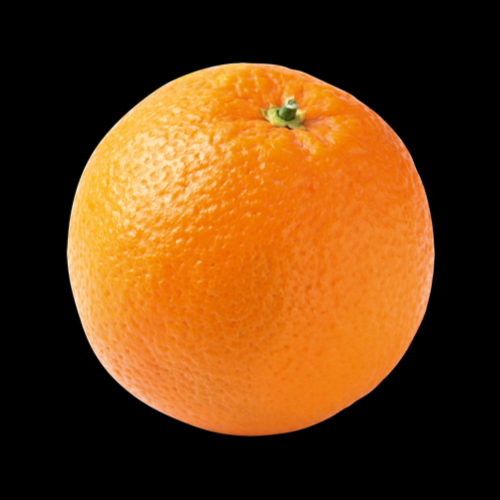
#> input picture orange.png, 500 x 500 px, found by its file name
$ jupyter execute OpenCV.ipynb
#> lines starting #> are read from the running program, lines starting #| are printed output that depends on the picture; after the words box and inside, x2 and y2 are one past the last pixel; in counts of white or black regions, pixels touching at a corner belong together
<a href="https://colab.research.google.com/github/DaryllBanal1030/CpE0332.1-1-Elective-3/blob/main/OpenCV.ipynb" target="_parent"></a>

[cell 1]
import cv2
from google.colab.patches import cv2_imshow
img = cv2.imread('/content/orange.png')
#> img is the input picture: shape (500, 500, 3); mean B, G, R 18.8, 60.4, 103.3
cv2_imshow(img)
gray = cv2.cvtColor(img, cv2.COLOR_BGR2GRAY)
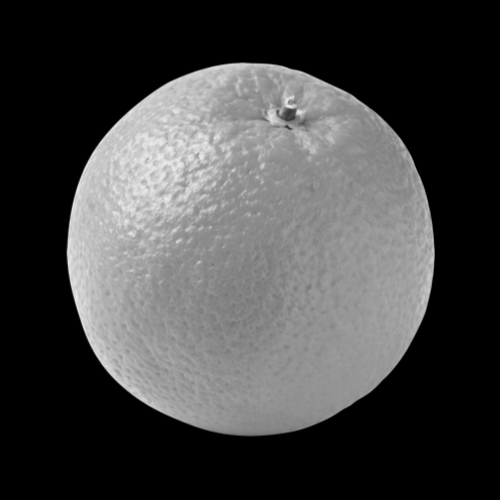
#> gray: shape (500, 500); min 0, max 239, mean 68.5
cv2_imshow(gray)
edges = cv2.Canny(gray, 50, 150)
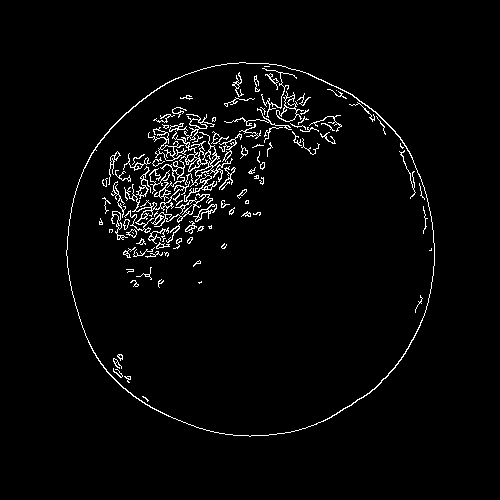
#> edges: shape (500, 500); 2.9% white in thin lines or dots, all inside (x1, y1, x2, y2) = (66, 62, 435, 437)
cv2_imshow(edges)

$ run again, with img_green.png copied over orange.png
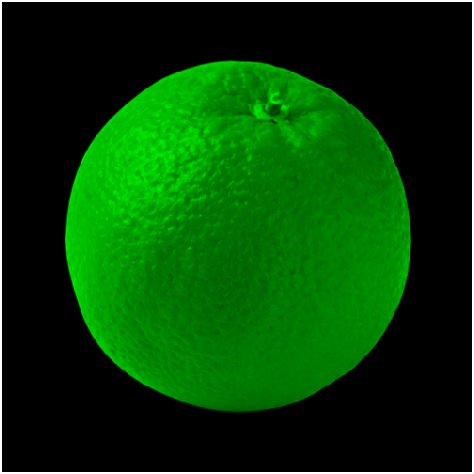
#> input picture img_green.png, 474 x 474 px, found by its file name
#> img is the input picture: shape (474, 474, 3); mean B, G, R 4.3, 63.7, 4.3
#> `gray = cv2.cvtColor(img, cv2.COLOR_BGR2GRAY)`:
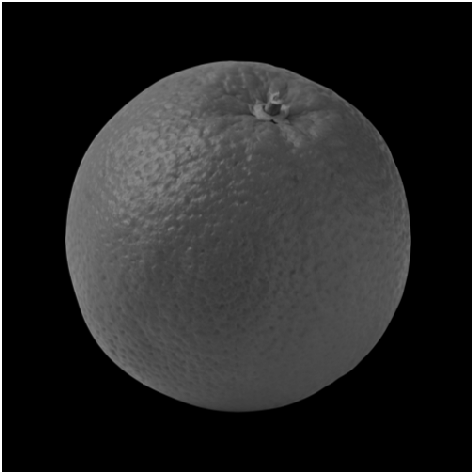
#> gray: shape (474, 474); min 0, max 255, mean 39.1
#> `edges = cv2.Canny(gray, 50, 150)`:
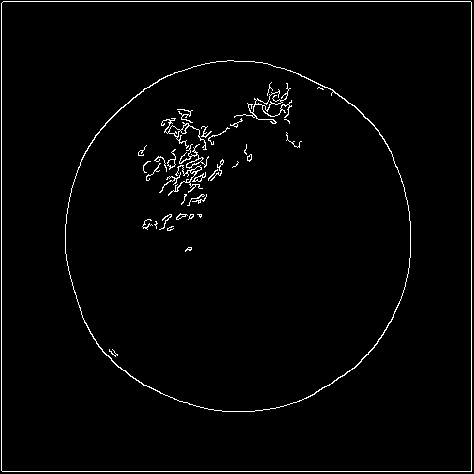
#> edges: shape (474, 474); 2.2% white in thin lines or dots
